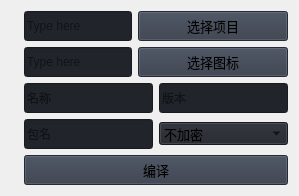
                     <widget class="QWidget" name="build">
                      <layout class="QGridLayout" name="gridLayout_6">
                       <item row="0" column="1">
                        <layout class="QHBoxLayout" name="horizontalLayout_6">
                         <item>
                          <widget class="QLineEdit" name="edit_buildpro">
                           <property name="minimumSize">
                            <size>
                             <width>0</width>
                             <height>30</height>
                            </size>
                           </property>
                           <property name="styleSheet">
                            <string notr="true">background-color: rgb(33, 37, 43);</string>
                           </property>
                           <property name="text">
                            <string/>
                           </property>
                           <property name="placeholderText">
                            <string>Type here</string>
                           </property>
                          </widget>
                         </item>
                         <item>
                          <widget class="QPushButton" name="btn_buildpro">
                           <property name="minimumSize">
                            <size>
                             <width>150</width>
                             <height>30</height>
                            </size>
                           </property>
                           <property name="font">
                            <font>
                             <family>Segoe UI</family>
                             <pointsize>10</pointsize>
                             <italic>false</italic>
                             <bold>false</bold>
                            </font>
                           </property>
                           <property name="cursor">
                            <cursorShape>PointingHandCursor</cursorShape>
                           </property>
                           <property name="styleSheet">
                            <string notr="true">background-color: rgb(52, 59, 72);</string>
                           </property>
                           <property name="text">
                            <string>选择项目</string>
                           </property>
                           <property name="icon">
                            <iconset resource="resources.qrc">
                             <normaloff>:/icons/images/icons/cil-folder-open.png</normaloff>:/icons/images/icons/cil-folder-open.png</iconset>
                           </property>
                          </widget>
                         </item>
                        </layout>
                       </item>
                       <item row="1" column="1">
                        <layout class="QHBoxLayout" name="horizontalLayout_7">
                         <item>
                          <widget class="QLineEdit" name="edit_buildico">
                           <property name="minimumSize">
                            <size>
                             <width>0</width>
                             <height>30</height>
                            </size>
                           </property>
                           <property name="styleSheet">
                            <string notr="true">background-color: rgb(33, 37, 43);</string>
                           </property>
                           <property name="text">
                            <string/>
                           </property>
                           <property name="placeholderText">
                            <string>Type here</string>
                           </property>
                          </widget>
                         </item>
                         <item>
                          <widget class="QPushButton" name="btn_buildico">
                           <property name="minimumSize">
                            <size>
                             <width>150</width>
                             <height>30</height>
                            </size>
                           </property>
                           <property name="font">
                            <font>
                             <family>Segoe UI</family>
                             <pointsize>10</pointsize>
                             <italic>false</italic>
                             <bold>false</bold>
                            </font>
                           </property>
                           <property name="cursor">
                            <cursorShape>PointingHandCursor</cursorShape>
                           </property>
                           <property name="styleSheet">
                            <string notr="true">background-color: rgb(52, 59, 72);</string>
                           </property>
                           <property name="text">
                            <string>选择图标</string>
                           </property>
                           <property name="icon">
                            <iconset resource="resources.qrc">
                             <normaloff>:/icons/images/icons/cil-folder-open.png</normaloff>:/icons/images/icons/cil-folder-open.png</iconset>
                           </property>
                          </widget>
                         </item>
                        </layout>
                       </item>
                       <item row="2" column="1">
                        <layout class="QGridLayout" name="gridLayout_7">
                         <item row="0" column="0">
                          <widget class="QLineEdit" name="edit_buildname">
                           <property name="minimumSize">
                            <size>
                             <width>0</width>
                             <height>30</height>
                            </size>
                           </property>
                           <property name="styleSheet">
                            <string notr="true">background-color: rgb(33, 37, 43);</string>
                           </property>
                           <property name="text">
                            <string/>
                           </property>
                           <property name="placeholderText">
                            <string>名称</string>
                           </property>
                          </widget>
                         </item>
                         <item row="0" column="1">
                          <widget class="QLineEdit" name="edit_buildv">
                           <property name="minimumSize">
                            <size>
                             <width>0</width>
                             <height>30</height>
                            </size>
                           </property>
                           <property name="styleSheet">
                            <string notr="true">background-color: rgb(33, 37, 43);</string>
                           </property>
                           <property name="text">
                            <string/>
                           </property>
                           <property name="placeholderText">
                            <string>版本</string>
                           </property>
                          </widget>
                         </item>
                         <item row="1" column="0">
                          <widget class="QLineEdit" name="edit_buildpkg">
                           <property name="minimumSize">
                            <size>
                             <width>0</width>
                             <height>30</height>
                            </size>
                           </property>
                           <property name="styleSheet">
                            <string notr="true">background-color: rgb(33, 37, 43);</string>
                           </property>
                           <property name="text">
                            <string/>
                           </property>
                           <property name="placeholderText">
                            <string>包名</string>
                           </property>
                          </widget>
                         </item>
                         <item row="1" column="1">
                          <widget class="QComboBox" name="box_buildjm">
                           <property name="font">
                            <font>
                             <family>Segoe UI</family>
                             <pointsize>10</pointsize>
                             <italic>false</italic>
                             <bold>false</bold>
                            </font>
                           </property>
                           <property name="autoFillBackground">
                            <bool>false</bool>
                           </property>
                           <property name="styleSheet">
                            <string notr="true">background-color: rgb(33, 37, 43);</string>
                           </property>
                           <property name="iconSize">
                            <size>
                             <width>16</width>
                             <height>16</height>
                            </size>
                           </property>
                           <property name="frame">
                            <bool>true</bool>
                           </property>
                           <item>
                            <property name="text">
                             <string>不加密</string>
                            </property>
                           </item>
                           <item>
                            <property name="text">
                             <string>加密</string>
                            </property>
                           </item>
                          </widget>
                         </item>
                        </layout>
                       </item>
                       <item row="3" column="0">
                        <widget class="QLabel" name="labelVersion_5">
                         <property name="styleSheet">
                          <string notr="true">color: rgb(113, 126, 149);</string>
                         </property>
                         <property name="lineWidth">
                          <number>1</number>
                         </property>
                         <property name="text">
                          <string/>
                         </property>
                         <property name="alignment">
                          <set>Qt::AlignLeading|Qt::AlignLeft|Qt::AlignVCenter</set>
                         </property>
                        </widget>
                       </item>
                       <item row="3" column="1">
                        <widget class="QPushButton" name="btn_buildyes">
                         <property name="minimumSize">
                          <size>
                           <width>150</width>
                           <height>30</height>
                          </size>
                         </property>
                         <property name="font">
                          <font>
                           <family>Segoe UI</family>
                           <pointsize>10</pointsize>
                           <italic>false</italic>
                           <bold>false</bold>
                          </font>
                         </property>
                         <property name="cursor">
                          <cursorShape>PointingHandCursor</cursorShape>
                         </property>
                         <property name="styleSheet">
                          <string notr="true">background-color: rgb(52, 59, 72);</string>
                         </property>
                         <property name="text">
                          <string>编译</string>
                         </property>
                         <property name="icon">
                          <iconset resource="resources.qrc">
                           <normaloff>:/icons/images/icons/cil-folder-open.png</normaloff>:/icons/images/icons/cil-folder-open.png</iconset>
                         </property>
                        </widget>
                       </item>
                      </layout>
                     </widget>
